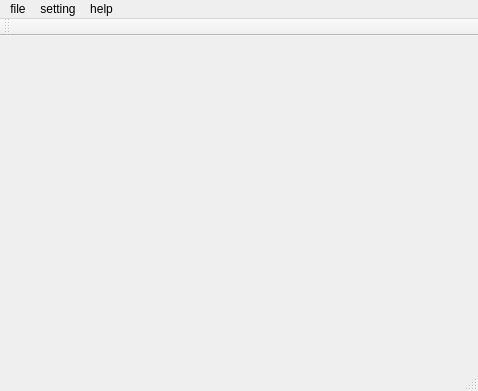
<?xml version="1.0" encoding="UTF-8"?>
<ui version="4.0">
 <class>MainWindow</class>
 <widget class="QMainWindow" name="MainWindow">
  <property name="geometry">
   <rect>
    <x>0</x>
    <y>0</y>
    <width>478</width>
    <height>391</height>
   </rect>
  </property>
  <property name="windowTitle">
   <string>MainWindow</string>
  </property>
  <widget class="QWidget" name="centralwidget"/>
  <widget class="QMenuBar" name="menubar">
   <property name="geometry">
    <rect>
     <x>0</x>
     <y>0</y>
     <width>478</width>
     <height>22</height>
    </rect>
   </property>
   <widget class="QMenu" name="menufile">
    <property name="title">
     <string>file</string>
    </property>
    <addaction name="actionopen"/>
    <addaction name="separator"/>
    <addaction name="actionclose"/>
    <addaction name="separator"/>
   </widget>
   <widget class="QMenu" name="menusetting">
    <property name="title">
     <string>setting</string>
    </property>
    <addaction name="actionthem"/>
   </widget>
   <widget class="QMenu" name="menuhelp">
    <property name="title">
     <string>help</string>
    </property>
    <addaction name="actionabout"/>
   </widget>
   <addaction name="menufile"/>
   <addaction name="menusetting"/>
   <addaction name="menuhelp"/>
  </widget>
  <widget class="QStatusBar" name="statusbar"/>
  <widget class="QToolBar" name="toolBar">
   <property name="windowTitle">
    <string>toolBar</string>
   </property>
   <attribute name="toolBarArea">
    <enum>TopToolBarArea</enum>
   </attribute>
   <attribute name="toolBarBreak">
    <bool>false</bool>
   </attribute>
  </widget>
  <action name="actionopen">
   <property name="text">
    <string>open</string>
   </property>
  </action>
  <action name="actionclose">
   <property name="text">
    <string>close</string>
   </property>
  </action>
  <action name="actionthem">
   <property name="text">
    <string>them</string>
   </property>
  </action>
  <action name="actionabout">
   <property name="text">
    <string>about</string>
   </property>
  </action>
 </widget>
 <resources/>
 <connections/>
</ui>
